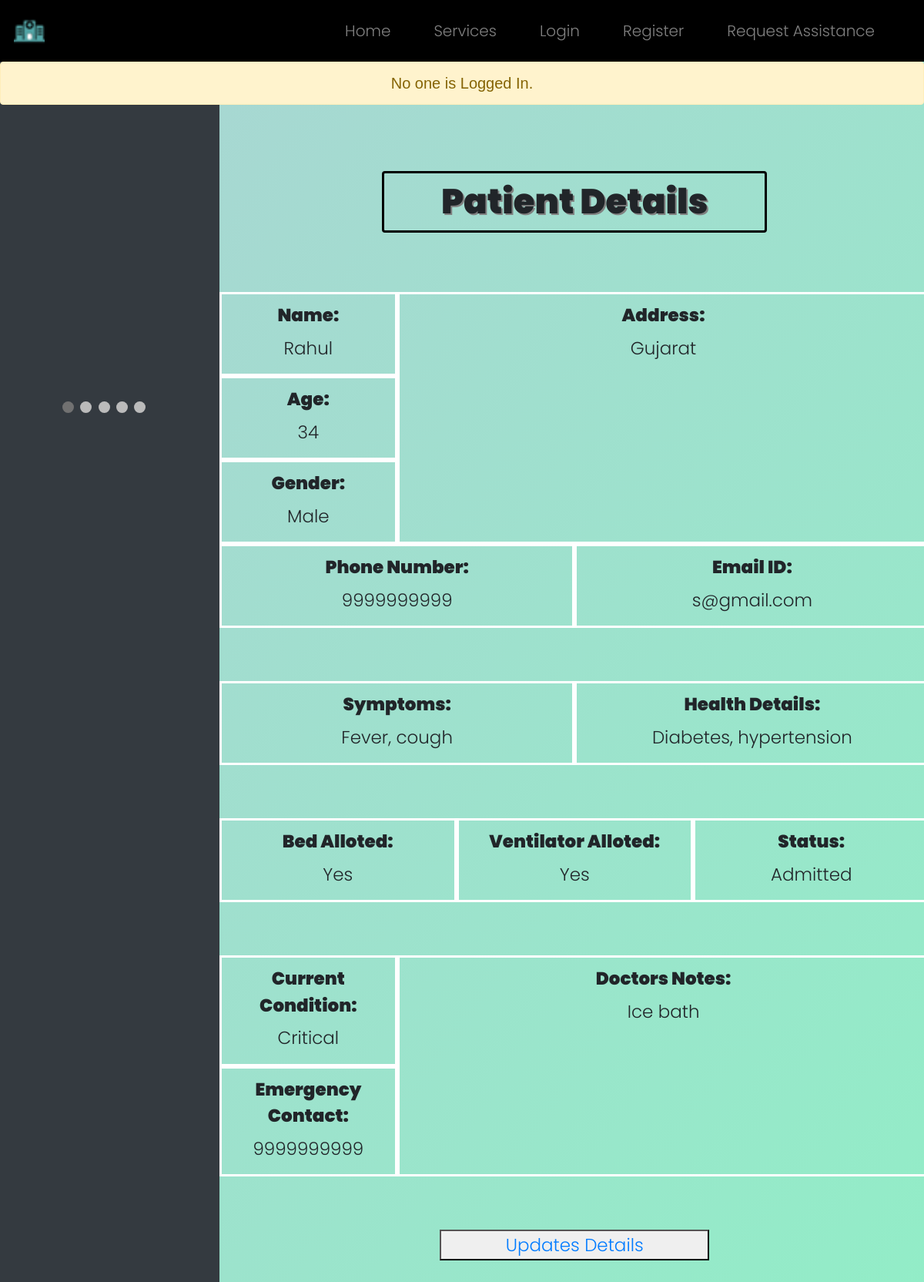
The page /patient/4 on the database its author committed.
### WebApp/models.py (models this page shows)
class Patient(models.Model):
    patient_id = models.AutoField(primary_key=True)
    name  = models.CharField(max_length=64)
    age = models.IntegerField()
    gender = models.CharField(max_length=64)
    address = models.TextField()
    phone = models.CharField(max_length=64)
    email = models.CharField(max_length=64)
    date = models.CharField(max_length=64)
    symptoms = models.TextField()
    health_det = models.TextField()
    emg_phone = models.CharField(max_length=64)
    bed = models.CharField(max_length=64)
    venti = models.CharField(max_length=64)
    status = models.CharField(max_length=64)
    condi = models.CharField(max_length=64)
    notes = models.TextField()

### WebApp/views.py (the view)
# urls.py: path("patient/<id>", views.indipatient, name="indipatient"),
def indipatient(request, id):
    pat=Patient.objects.get(patient_id=id)
    return render (request, "WebApp/indipatient.html", {"pat": pat})

### WebApp/templates/WebApp/indipatient.html (shortened to what this page needs)
{% extends "WebApp/layout.html" %}
{% load static %}
{% block notif %}
<div class="notif">
    {% if user.is_authenticated %}
        <div class="alert alert-success" role="alert">
            <center>Logged in as <strong>{{ user.username }}</strong>.</center>
        </div>
    {% else %}
        <div class="alert alert-warning" role="alert">
            <center>No one is Logged In.</center>
        </div>
    {% endif %}
</div>
{% endblock %}
{% block body %}
<div class="row" style="z-index: 10000;">
    <div class="col-3 abtimg">
        <div class="slideshow-container">
            </div>
            <br>
            <div style="text-align:center">
              <span class="dot"></span>
              <span class="dot"></span>
              <span class="dot"></span>
              <span class="dot"></span>
              <span class="dot"></span>
            </div>
    </div>
    <div class="col-9 login" style="font-size: min(23px,4vw); margin-bottom: 100px; border: none;">
        <center><h1 class=tit>Patient Details</h1></center>
        <br><br>
        <center>
            <div class=row>
                <div class=col-3>
                    <div class=row>
                        <div class="col">
                            <label>Name:</label>
                            <p>{{ pat.name }}</p>
                        </div>
                    </div>
                    <div class=row>
                        <div class="col">
                            <label>Age:</label>
                            <p>{{ pat.age }}</p>
                        </div>
                    </div>
                    <div class=row>
                        <div class="col">
                            <label>Gender:</label>
                            <p>{{ pat.gender }}</p>
                        </div>
                    </div>
                </div>
                <div class="col-9">
                    <label>Address:</label>
                    <p>{{ pat.address }}</p>
                </div>
            </div>
            <div class=row>
                <div class="col">
                    <label>Phone Number:</label>
                    <p>{{ pat.phone }}</p>
                </div>
                <div class="col">
                    <label>Email ID:</label>
                    <p>{{ pat.email }}</p>
                </div>
            </div>
            <br><br>
            <div class=row>
                <div class="col">
                    <label>Symptoms:</label>
                    <p>{{ pat.symptoms }}</p>
                </div>
                <div class="col">
                    <label>Health Details:</label>
                    <p>{{ pat.health_det }}</p>
                </div>
            </div>
            <br><br>
            <div class=row>
                <div class="col">
                    <label>Bed Alloted:</label>
                    <p>{{ pat.bed }}</p>
                </div>
                <div class="col">
                    <label>Ventilator Alloted:</label>
                    <p>{{ pat.venti }}</p>
                </div>
                <div class="col">
                    <label>Status:</label>
                    <p>{{ pat.status }}</p>
                </div>
            </div>
            <br><br>
            <div class=row>
                <div class=col-3>
                    <div class=row>
                        <div class="col">
                            <label>Current Condition:</label>
                            <p>{{ pat.condi }}</p>
                        </div>
                    </div>
                    <div class=row>
                        <div class="col">
                            <label>Emergency Contact:</label>
                            <p>{{ pat.emg_phone }}</p>
                        </div>
                    </div>
                </div>
                <div class="col-9">
                    <label>Doctors Notes:</label>
                    <p>{{ pat.notes }}</p>
                </div>
            </div>
            <br><br>
            <button type="submit" class="update"><a href="{% url 'update' id=pat.patient_id %}">Updates Details</a></button>
        </center>
    </div>
  </div>
{% endblock %}

### WebApp/static/WebApp/style.css (style rules this page uses)
* { box-sizing: border-box; margin: 0; padding: 0; font-weight: 300; }
body { font-family: poppins; }
.notif { font-family: 'Source Sans Pro', sans-serif; width: 100%; position: relative; z-index: 10; margin-top: 80px; font-size: min(20px, 4vw); }
.tit { font-size: min(45px, 8vw); font-weight: 900; text-shadow: 2px 2px grey; border-style: solid; border-color: black; border-width: min(3px, 0.5vw); border-radius: 4px; width: 500px; padding: 10px; }
.abtimg { margin-top: -150px; background-color: #343a40; height: 150vh; position: fixed; overflow: hidden; }
.update { color: #50a3a2; height: 40px; width: 350px; }
.slideshow-container { max-width: 1000px; position: relative; margin: auto; }
.dot { height: 15px; width: 15px; margin: 0 2px; background-color: #bbb; border-radius: 50%; display: inline-block; transition: background-color 0.6s ease; }
.active { background-color: #717171; }
.login, .register { margin-left: 25vw; padding-top: 70px; overflow: hidden; }

### WebApp/templates/WebApp/indipatient.html (style rules this page uses)
.col, .col-9 { border-style: solid; border-color: white; }
.col > label { padding-top: 10px; font-weight: 1000; }
.col-9 > label { padding-top: 10px; font-weight: 1000; }

### rows shown on the page
Patient: name "Rahul", age "34", gender "Male", address "Gujarat", phone "9999999999", email "s@gmail.com", symptoms "Fever, cough", health_det "Diabetes, hypertension", bed "Yes", venti "Yes", status "Admitted", condi "Critical", emg_phone "9999999999", notes "Ice bath"
